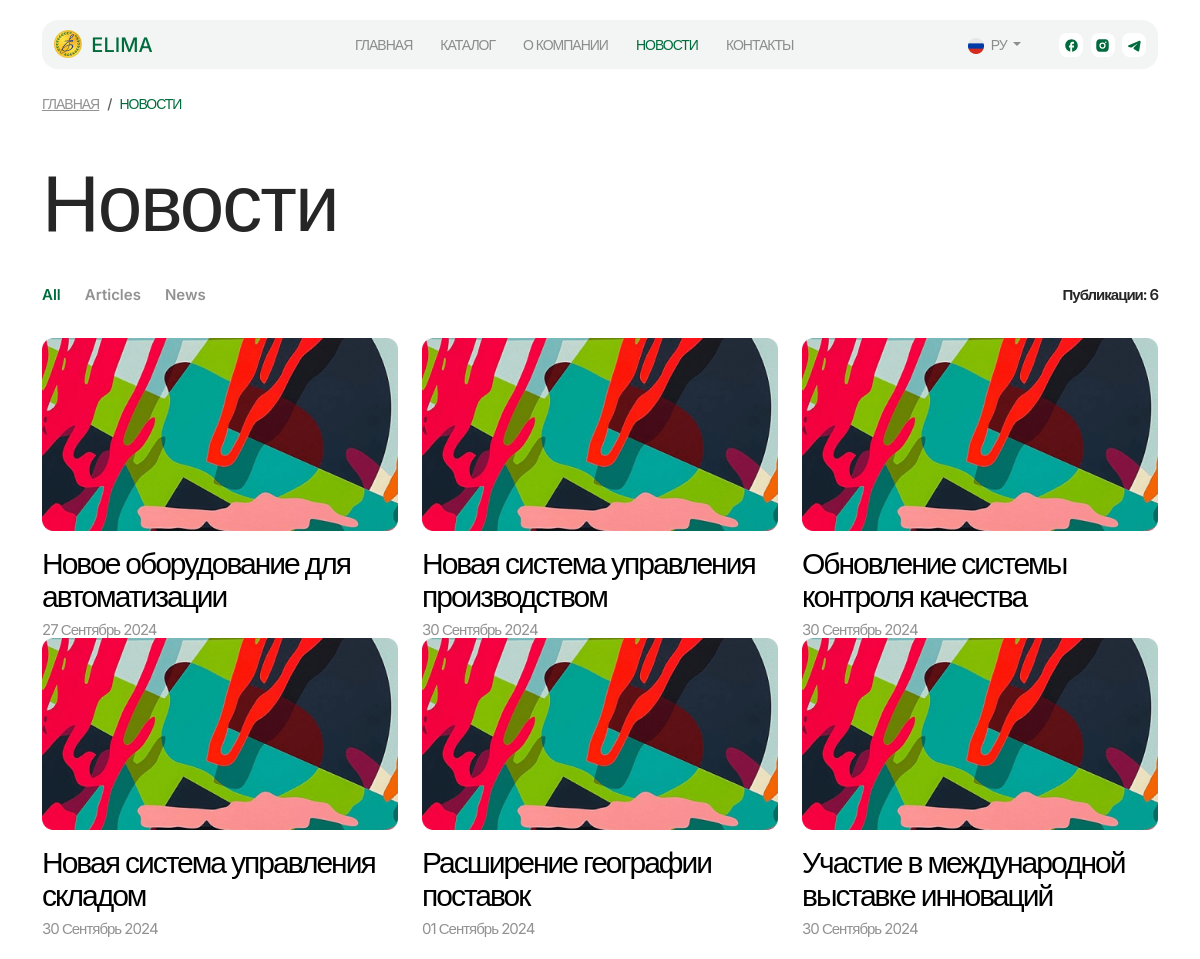
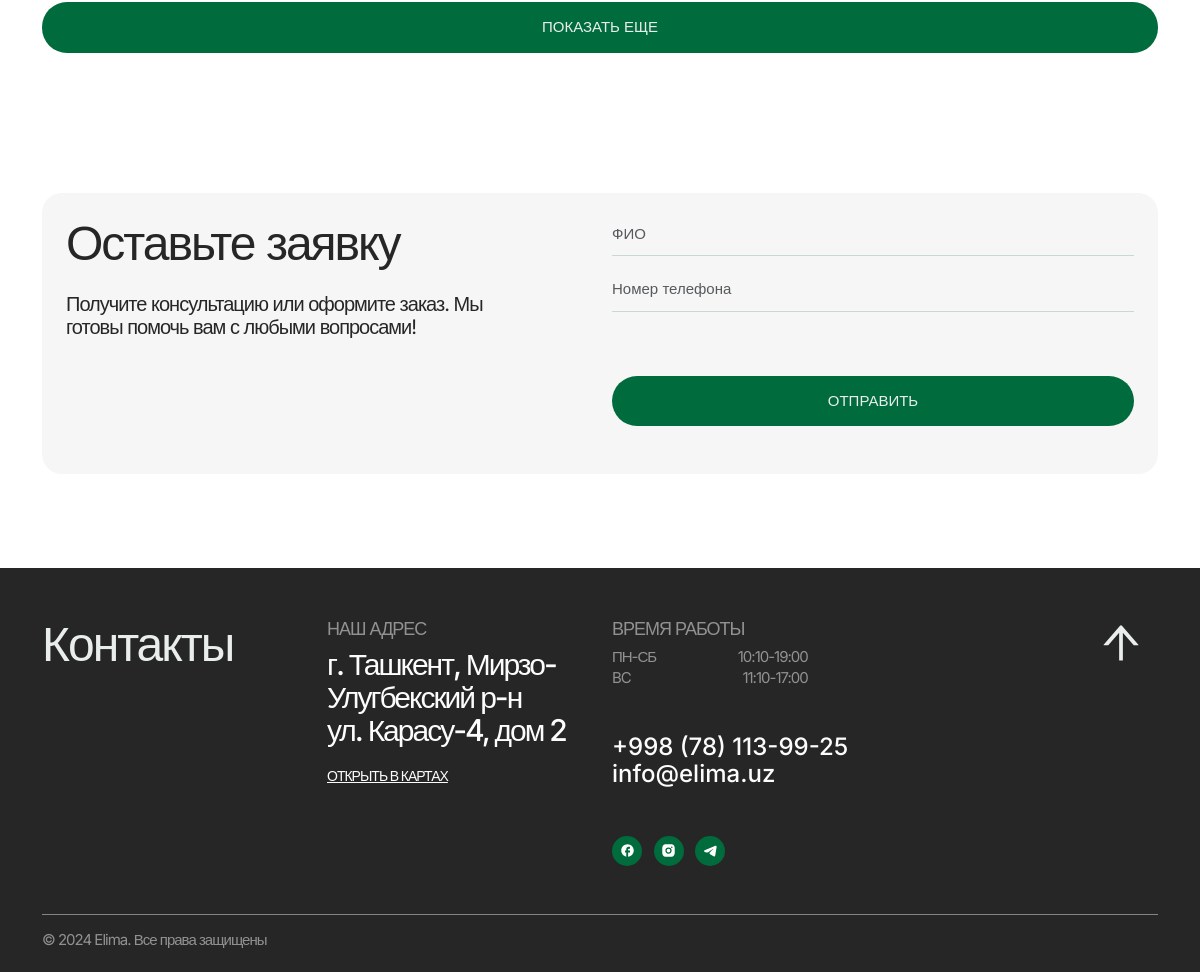
/ru/blog/news/, run on the app's committed database (2 pictures, top to bottom).
### blog/models.py (models this page shows, shortened)
class PostCategory(models.Model):
    name = models.CharField(max_length=255)
    slug = models.SlugField(unique=True, blank=True)
    class Meta:
        verbose_name = _("Post Category")
        verbose_name_plural = _("Post Categories")

class Post(models.Model):
    title = models.CharField(max_length=255)
    slug = models.SlugField(unique=True)
    content = RichTextField(config_name='default')
    author = models.CharField(max_length=100)
    photo = models.ImageField(upload_to='img/', blank=True, null=True)
    created_at = models.DateTimeField(default=timezone.now)
    show_on_homepage = models.BooleanField(default=False)
    publish = models.BooleanField(default=True)
    category = models.ForeignKey(PostCategory, on_delete=models.CASCADE, related_name='posts', null=True, blank=True)
    class Meta:
        verbose_name = _("Post")
        verbose_name_plural = _("Posts")

### blog/views.py (the view, shortened to what this page needs)
# urls.py: path('news/', PostListView.as_view(), name='news'),
class PostListView(ListView):
    model = Post
    template_name = 'blog/posts.html'
    context_object_name = 'posts'
    paginate_by = 6 # Display 6 posts initially
    def get_queryset(self):
        queryset = Post.objects.filter(publish=True)
        if self.request.method == 'GET':
            self.filterset = PostFilter(self.request.GET, queryset=queryset)
        else:
            self.filterset = PostFilter(self.request.POST, queryset=queryset)
        return self.filterset.qs
    def get_context_data(self, **kwargs):
        context = super().get_context_data(**kwargs)
        context['filter'] = self.filterset
        context['post_categories'] = PostCategory.objects.all()
        return context

### blog/templates/blog/posts.html (shortened to what this page needs)
{% extends 'base.html' %}
{% load i18n %}
{% load static %}
{% block content %}
<nav class="breadcrumb mt-4">
    <a class="breadcrumb-item link-1 text-black-opacity text-uppercase" href="{% url 'home' %}">{% trans 'Home' %}</a>
    <span class="breadcrumb-item link-1 text-accent text-uppercase" aria-current="page">{% trans 'News' %}</span>
</nav>
<section class="history-section pt-4" data-aos="fade-up" data-aos-duration="500">
    <div class="row justify-content-between mb-2">
        <div class="col-lg-12">
            <h1 class="heading-1">{% trans 'News' %}</h1>
        </div>
        <div class="d-flex my-4 justify-content-between align-items-center">
            <div class="d-flex gap-4">
                <ul class="nav nav-tabs gap-4 border-0" id="myTab" role="tablist">
                    <li class="nav-item" role="presentation">
                        <button
                            class="category-filter text-black-opacity fw-semibold text-decoration-none body-3 border-0 bg-transparent active"
                            id="all-tab-posts-category"
                            data-bs-toggle="tab"
                            data-bs-target="#all"
                            type="button"
                            role="tab"
                            aria-controls="all"
                            aria-selected="false"
                            data-category=""
                        >
                        All
                        </button>
                    </li>
                    {% for category in post_categories %}
                        <li class="nav-item" role="presentation">
                            <button
                                class="category-filter text-black-opacity fw-semibold text-decoration-none body-3 border-0 bg-transparent"
                                id="{{ category.name|slugify }}-tab"
                                data-bs-toggle="tab"
                                data-bs-target="#{{ category.name|slugify }}"
                                type="button"
                                role="tab"
                                aria-controls="{{ category.name|slugify }}"
                                aria-selected="false"
                                data-category="{{ category.id }}"
                            >
                            {{ category.name }}
                            </button>
                        </li>
                    {% endfor %}
                </ul>
            </div>
            <p class="mb-0 fw-semibold body-3 d-none d-md-block">{% trans 'Publications' %}: {{ posts|length }}</p>
        </div>
    </div>
    <div class="tab-content tab-content-post">
        <div
            class="tab-pane active"
            id="home"
            role="tabpanel"
            aria-labelledby="home-tab"
        >
            <div class="row" id="post-container">
                {% for post in posts %}
                    <div class="col-xl-4 col-md-6">
                        <a href="{% url 'post-detail' post.slug %}" class="text-black text-decoration-none">
                            <div class="bg-grey border-radius-20">
                                {% if post.photo %}
                                    <img src="{{ post.photo.url }}" class="img-fluid w-100" alt="news image">
                                {% else %}
                                    <img src="{% static 'img/default.png' %}" class="img-fluid w-100" alt="news image">
                                {% endif %}
                            </div>
                            <h3 class="heading-3 mt-3">{{ post.title }}</h3>
                            <p class="body-3 mb-0 text-black-opacity">{{ post.created_at|date:"d F Y" }}</p>
                        </a>
                    </div>
                {% endfor %}
            </div>
            <div class="col-12">
                <button type="submit" class="btn btn-accent w-100 mt-4" id="load-more">{% trans 'Load more' %}</button>
            </div>
        </div>
    </div>
</section>
<section class="leaveRequest-section mb-4" data-aos="fade-up" data-aos-duration="700">
    <div class="bg-grey border-radius-20 px-4 pt-4 pb-5">
        <div class="row justify-content-between">
            <div class="col-lg-5">
                <h2 class="heading-2 mb-3 mb-lg-4">{% trans 'Leave a request' %}</h2>
                <p class="body-2 mb-4 mb-lg-0 pb-2">{% trans 'Get a consultation or place an order. We are ready to help you with any questions you may have!' %}</p>
            </div>
            <div class="col-lg-6">
                {% include 'consultation_form.html' %}
            </div>
        </div>
    </div>
</section>
{% endblock  %}

### static/css/style.css (style rules this page uses)
* { margin: 0;padding: 0; }
:root { --Accent: #006B3C; --Accent-light: #E9EEEC; --Accent-light-opacity: rgba(233,238,236,0.6); --Accent-extra-light: #FBFCFB; --Black: #262626; --Black-opacity: rgba(38,38,38,0.5); --Black-opacity-20: rgba(38,38,38,0.2); --White:#fff; --White-opacity: rgba(255,255,255,0.2); --Gray: #F6F6F6; }
body { font-family: "Inter", sans-serif; font-weight: 400; letter-spacing: -1px; color: var(--Black); position: relative; overflow-x: hidden; }
.heading-1 { font-size: 80px; font-weight: 400; letter-spacing: -2px; }
.heading-2 { font-size: 48px; font-weight: 400; letter-spacing: -2px; line-height: 52px; }
.heading-3 { font-size: 30px; line-height: 33px; font-weight: 500; letter-spacing: -2px; }
.body-2 { font-size: 20px; font-weight: 400; line-height: 23px; }
.body-3 { font-size: 15px; font-weight: 400; line-height: 17px; }
.border-radius-20 { border-radius: 20px; }
.text-accent { color: var(--Accent); }
.text-black-opacity { color: var(--Black-opacity); }
.bg-grey { background: var(--Gray); }
.link-1 { font-size: 14px; font-weight: 500; }
.btn { font-size: 15px; padding: 13px; border-radius: 25px; text-transform: uppercase; font-weight: 500; }
.btn-accent { background: var(--Accent); color: var(--Accent-light); }
section { padding: 70px 0; }
.history-section .nav-tabs .nav-item .active { color: var(--Accent); }
.tab-content-store, .tab-content-post { min-height: 600px; overflow: hidden; position: relative; }

### data on the page
PostCategory: name "Articles"
PostCategory: name "News"
Post: photo (picture), title "Новое оборудование для автоматизации", created_at "27 Сентябрь 2024"
Post: photo (picture), title "Новая система управления производством", created_at "30 Сентябрь 2024"
Post: photo (picture), title "Обновление системы контроля качества", created_at "30 Сентябрь 2024"
Post: photo (picture), title "Новая система управления складом", created_at "30 Сентябрь 2024"
Post: photo (picture), title "Расширение географии поставок", created_at "01 Сентябрь 2024"
Post: photo (picture), title "Участие в международной выставке инноваций", created_at "30 Сентябрь 2024"

### other printed values
{{ posts|length }} "6"
